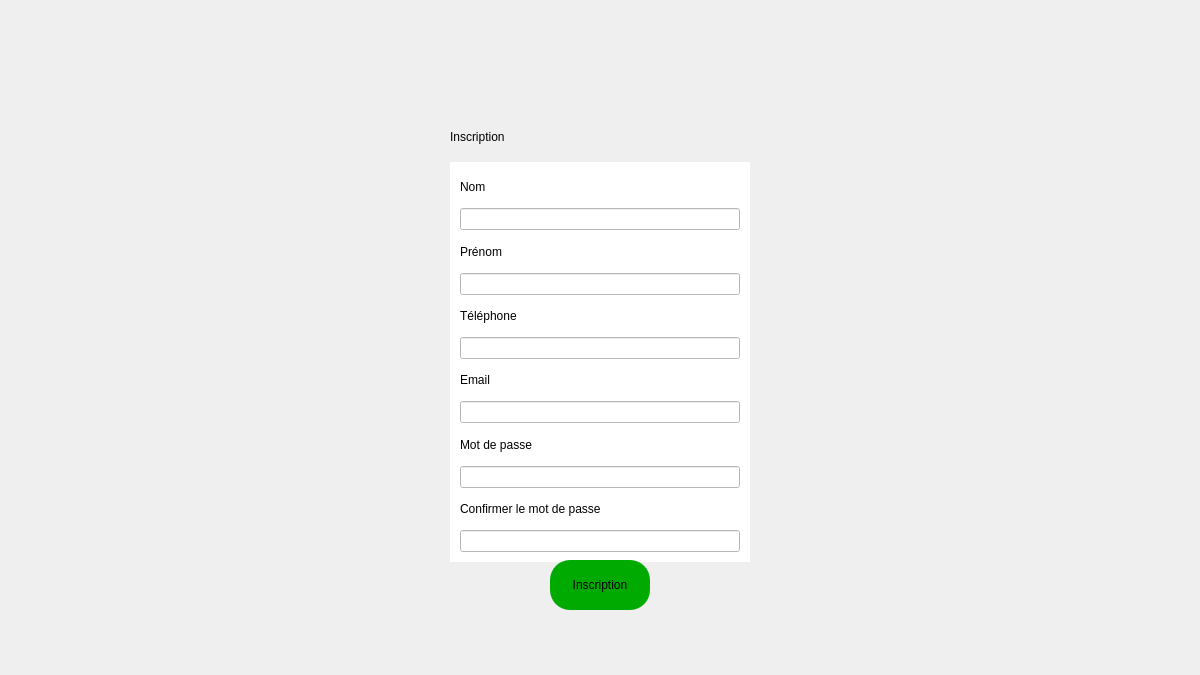
<?xml version="1.0" encoding="UTF-8"?>
<ui version="4.0">
 <class>Inscription_Window</class>
 <widget class="QMainWindow" name="Inscription_Window">
  <property name="geometry">
   <rect>
    <x>0</x>
    <y>0</y>
    <width>1200</width>
    <height>675</height>
   </rect>
  </property>
  <property name="windowTitle">
   <string>MainWindow</string>
  </property>
  <widget class="QWidget" name="centralWidget">
   <property name="layoutDirection">
    <enum>Qt::LeftToRight</enum>
   </property>
   <widget class="QFrame" name="verticalFrame">
    <property name="geometry">
     <rect>
      <x>450</x>
      <y>112</y>
      <width>300</width>
      <height>450</height>
     </rect>
    </property>
    <layout class="QVBoxLayout" name="verticalLayout">
     <property name="spacing">
      <number>0</number>
     </property>
     <property name="leftMargin">
      <number>0</number>
     </property>
     <property name="topMargin">
      <number>0</number>
     </property>
     <property name="rightMargin">
      <number>0</number>
     </property>
     <property name="bottomMargin">
      <number>0</number>
     </property>
     <item>
      <layout class="QHBoxLayout" name="horizontalLayout_4">
       <item>
        <widget class="QLabel" name="Inscription">
         <property name="styleSheet">
          <string notr="true">font: 57 16pt &quot;Ubuntu&quot;;</string>
         </property>
         <property name="text">
          <string>Inscription</string>
         </property>
        </widget>
       </item>
       <item>
        <widget class="QLabel" name="label_2">
         <property name="maximumSize">
          <size>
           <width>50</width>
           <height>50</height>
          </size>
         </property>
         <property name="text">
          <string/>
         </property>
         <property name="pixmap">
          <pixmap>../Image/picnic-basket.png</pixmap>
         </property>
         <property name="scaledContents">
          <bool>true</bool>
         </property>
        </widget>
       </item>
      </layout>
     </item>
     <item>
      <widget class="QFrame" name="verticalFrame_2">
       <property name="styleSheet">
        <string notr="true">background-color:rgb(255,255,255);</string>
       </property>
       <layout class="QVBoxLayout" name="verticalLayout_2">
        <property name="leftMargin">
         <number>10</number>
        </property>
        <property name="topMargin">
         <number>10</number>
        </property>
        <property name="rightMargin">
         <number>10</number>
        </property>
        <property name="bottomMargin">
         <number>10</number>
        </property>
        <item>
         <widget class="QLabel" name="Nom">
          <property name="text">
           <string>Nom</string>
          </property>
         </widget>
        </item>
        <item>
         <widget class="QLineEdit" name="lineEdit"/>
        </item>
        <item>
         <widget class="QLabel" name="Prenom">
          <property name="text">
           <string>Prénom</string>
          </property>
         </widget>
        </item>
        <item>
         <widget class="QLineEdit" name="lineEdit_2"/>
        </item>
        <item>
         <widget class="QLabel" name="Telephone">
          <property name="text">
           <string>Téléphone</string>
          </property>
         </widget>
        </item>
        <item>
         <widget class="QLineEdit" name="lineEdit_3"/>
        </item>
        <item>
         <widget class="QLabel" name="Email">
          <property name="text">
           <string>Email</string>
          </property>
         </widget>
        </item>
        <item>
         <widget class="QLineEdit" name="lineEdit_4"/>
        </item>
        <item>
         <widget class="QLabel" name="Mdp">
          <property name="text">
           <string>Mot de passe</string>
          </property>
         </widget>
        </item>
        <item>
         <widget class="QLineEdit" name="lineEdit_5"/>
        </item>
        <item>
         <widget class="QLabel" name="ConfirmMdp">
          <property name="text">
           <string>Confirmer le mot de passe</string>
          </property>
         </widget>
        </item>
        <item>
         <widget class="QLineEdit" name="lineEdit_6"/>
        </item>
       </layout>
      </widget>
     </item>
    </layout>
   </widget>
   <widget class="QLabel" name="label">
    <property name="enabled">
     <bool>true</bool>
    </property>
    <property name="geometry">
     <rect>
      <x>0</x>
      <y>0</y>
      <width>1200</width>
      <height>675</height>
     </rect>
    </property>
    <property name="text">
     <string/>
    </property>
    <property name="pixmap">
     <pixmap>../Image/BackgroundConnexionInscription.png</pixmap>
    </property>
   </widget>
   <widget class="QPushButton" name="Inscription_2">
    <property name="geometry">
     <rect>
      <x>550</x>
      <y>560</y>
      <width>100</width>
      <height>50</height>
     </rect>
    </property>
    <property name="styleSheet">
     <string notr="true">border-radius:20px;
background-color: rgb(0, 170, 0);
</string>
    </property>
    <property name="text">
     <string>Inscription</string>
    </property>
   </widget>
   <zorder>label</zorder>
   <zorder>verticalFrame</zorder>
   <zorder>Inscription_2</zorder>
  </widget>
 </widget>
 <layoutdefault spacing="6" margin="11"/>
 <resources/>
 <connections/>
</ui>
